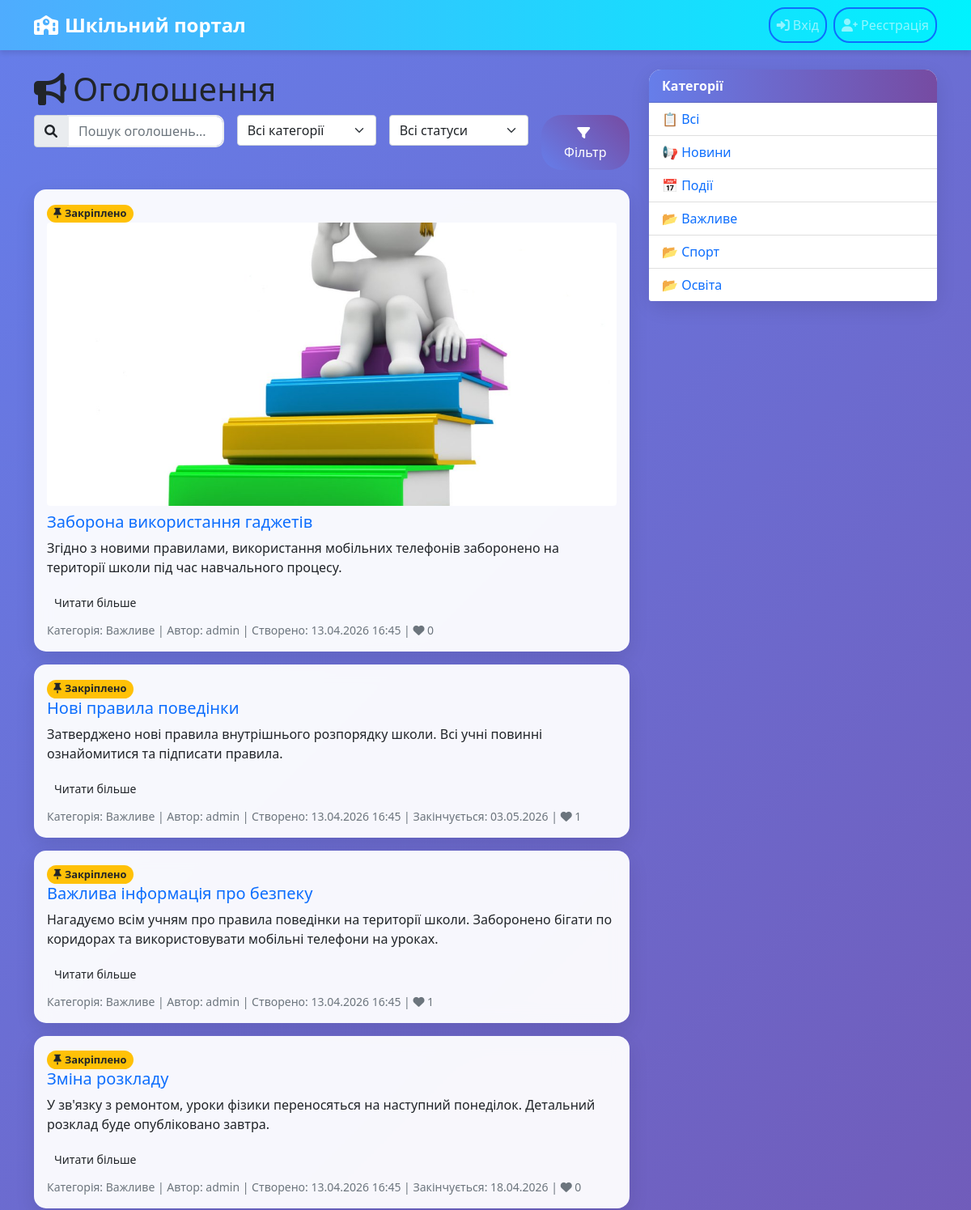
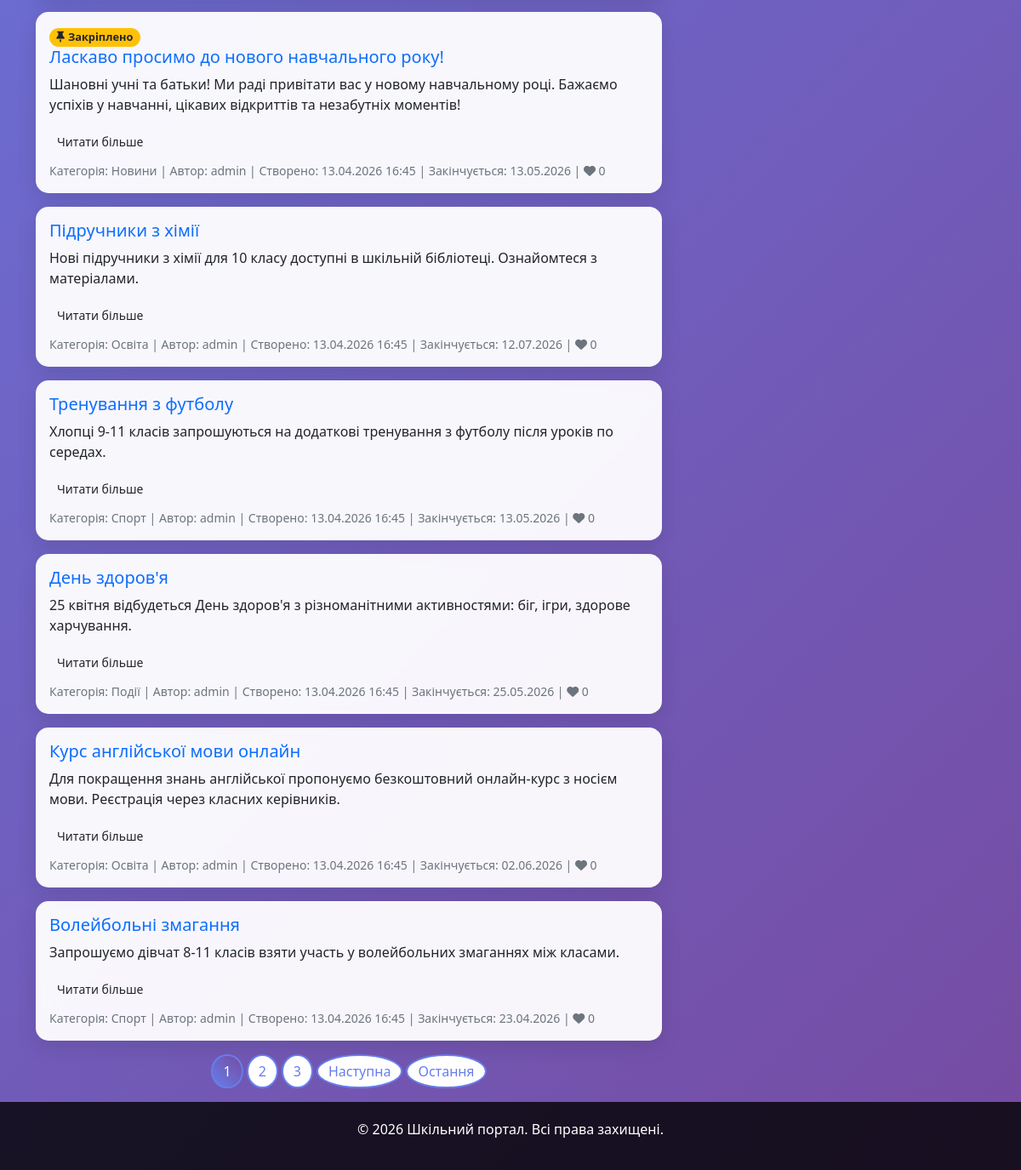
Page /announcements/ on the committed database (2 pictures, top to bottom).
### announcements/models.py (models this page shows, shortened)
class Announcement(models.Model):
    title = models.CharField(max_length=200)
    content = models.TextField()
    category = models.ForeignKey(Category, on_delete=models.CASCADE)
    author = models.ForeignKey(User, on_delete=models.CASCADE)
    created_at = models.DateTimeField(auto_now_add=True)
    updated_at = models.DateTimeField(auto_now=True)
    end_date = models.DateField(null=True, blank=True)
    is_pinned = models.BooleanField(default=False)
    file = models.FileField(upload_to='announcements/', blank=True, null=True)
    image = models.ImageField(upload_to='announcements/images/', blank=True, null=True, verbose_name='Зображення')
    class Meta:
        ordering = ['-is_pinned', '-created_at']

class Category(models.Model):
    name = models.CharField(max_length=100, unique=True)
    description = models.TextField(blank=True)

### announcements/views.py (the view)
# urls.py: path('', views.announcement_list, name='announcement_list'),
def announcement_list(request):
    announcements = Announcement.objects.all()
    categories = Category.objects.all()
    query = request.GET.get('q')
    if query:
        announcements = announcements.filter(
            Q(title__icontains=query) | Q(content__icontains=query)
        )
    category_id = request.GET.get('category')
    if category_id:
        announcements = announcements.filter(category_id=category_id)
    status = request.GET.get('status')
    if status == 'active':
        announcements = announcements.filter(end_date__gte=timezone.now().date())
    elif status == 'expired':
        announcements = announcements.filter(end_date__lt=timezone.now().date())
    paginator = Paginator(announcements, 10)  # 10 объявлений на страницу
    page_number = request.GET.get('page')
    page_obj = paginator.get_page(page_number)
    context = {
        'announcements': page_obj,
        'categories': categories,
        'query': query,
        'selected_category': category_id,
        'status': status,
        'is_admin': request.user.is_authenticated and request.user.groups.filter(name='Admin').exists(),
    }
    return render(request, 'announcements/list.html', context)

### announcements/views.py (called while the page is built)
def validate_number(self, number):
    try:
        number = int(number)
    except (TypeError, ValueError):
        raise PageNotAnInteger("Page number is not an integer")
    if number < 1:
        raise EmptyPage("Page number is less than 1")
    if number > self.num_pages:
        if number == 1 and self.num_pages == 0:
            pass
        else:
            raise EmptyPage("Page number is greater than number of pages")
    return number

### announcements/templates/announcements/list.html (shortened to what this page needs)
{% extends 'announcements/base.html' %}
{% block content %}
<div class="row">
    <div class="col-md-8">
        <h1><i class="fas fa-bullhorn me-2"></i>Оголошення</h1>
        <form method="get" class="mb-4">
            <div class="row g-3">
                <div class="col-md-4">
                    <div class="input-group">
                        <span class="input-group-text"><i class="fas fa-search"></i></span>
                        <input type="text" name="q" class="form-control" placeholder="Пошук оголошень..." value="{{ query|default:'' }}">
                    </div>
                </div>
                <div class="col-md-3">
                    <select name="category" class="form-select">
                        <option value="">Всі категорії</option>
                    </select>
                </div>
                <div class="col-md-3">
                    <select name="status" class="form-select">
                        <option value="">Всі статуси</option>
                    </select>
                </div>
                <div class="col-md-2">
                    <button type="submit" class="btn btn-primary w-100 filter-btn {% if filtered %}active{% endif %}">
                        <i class="fas fa-filter me-1"></i>Фільтр
                    </button>
                </div>
            </div>
        </form>
        {% if announcements %}
            {% for announcement in announcements %}
                <div class="card mb-3 announcement-card {% if announcement.is_pinned %}border-warning{% endif %}">
                    <div class="card-body">
                        {% if announcement.is_pinned %}
                            <span class="badge bg-warning text-dark">
                                <i class="fas fa-thumbtack me-1"></i>Закріплено
                            </span>
                        {% endif %}
                        {% if announcement.image %}
                            <div class="mb-2">
                                <img src="{{ announcement.image.url }}" alt="Зображення оголошення" class="img-fluid rounded w-100" style="max-height:350px;object-fit:cover;">
                            </div>
                        {% endif %}
                        <h5 class="card-title"><a href="{% url 'announcement_detail' announcement.pk %}" class="text-decoration-none">{{ announcement.title }}</a></h5>
                        <p class="card-text">{{ announcement.content|truncatechars:200 }}</p>
                        <a href="{% url 'announcement_detail' announcement.pk %}" class="btn btn-read-more btn-sm mb-2">Читати більше</a>
                        <div class="d-flex justify-content-between align-items-center">
                            <small class="text-muted">
                                Категорія: <span class="category {% if announcement.category.id|stringformat:'s' == selected_category %}active{% endif %}">{{ announcement.category.name }}</span> |
                                Автор: {{ announcement.author.username }} |
                                Створено: {{ announcement.created_at|date:"d.m.Y H:i" }}
                                {% if announcement.end_date %}
                                    | Закінчується: {{ announcement.end_date|date:"d.m.Y" }}
                                {% endif %} |
                                <span class="like-btn {% if user in announcement.likes.all %}liked{% endif %}" data-id="{{ announcement.pk }}">
                                    <i class="fas fa-heart"></i> {{ announcement.likes.count }}
                                </span>
                            </small>
                        </div>
                    </div>
                </div>
            {% endfor %}
        {% else %}
            <div class="empty-state">
                <i class="fas fa-inbox fa-2x mb-2"></i><br>
                Нічого не знайдено 😢
            </div>
        {% endif %}
        {% if announcements.has_other_pages %}
            <nav aria-label="Пагинация оголошень">
                <ul class="pagination justify-content-center">
                    {% for num in announcements.paginator.page_range %}
                        {% if announcements.number == num %}
                            <li class="page-item active"><span class="page-link">{{ num }}</span></li>
                        {% elif num > announcements.number|add:'-3' and num < announcements.number|add:'3' %}
                            <li class="page-item">
                                <a class="page-link" href="?page={{ num }}">{{ num }}</a>
                            </li>
                        {% endif %}
                    {% endfor %}
                    {% if announcements.has_next %}
                        <li class="page-item">
                            <a class="page-link" href="?page={{ announcements.next_page_number }}">Наступна</a>
                        </li>
                        <li class="page-item">
                            <a class="page-link" href="?page={{ announcements.paginator.num_pages }}">Остання</a>
                        </li>
                    {% endif %}
                </ul>
            </nav>
        {% endif %}
    </div>
    <div class="col-md-4">
        <div class="card">
            <div class="card-header">Категорії</div>
            <ul class="list-group list-group-flush">
                <li class="list-group-item{% if not selected_category %} active-category{% endif %}">
                    <span class="category-icon">📋</span>
                    <a href="{% url 'announcement_list' %}" class="text-decoration-none">Всі</a>
                </li>
                {% for category in categories %}
                    <li class="list-group-item{% if category.id|stringformat:'s' == selected_category %} active-category{% endif %}">
                        <span class="category-icon">
                            {% if category.name|lower == 'новини' %}📢{% elif category.name|lower == 'події' %}📅{% elif category.name|lower == 'важливо' %}❗{% else %}📂{% endif %}
                        </span>
                        <a href="?category={{ category.id }}" class="text-decoration-none">{{ category.name }}</a>
                    </li>
                {% endfor %}
            </ul>
        </div>
    </div>
</div>
{% endblock %}

### static/announcements/css/style.css (style rules this page uses)
body { background: linear-gradient(135deg, #667eea 0%, #764ba2 100%); min-height: 100vh; font-family: 'Segoe UI', Tahoma, Geneva, Verdana, sans-serif; }
.card { border: none; border-radius: 15px; box-shadow: 0 8px 25px rgba(0, 0, 0, 0.1); transition: transform 0.3s ease, box-shadow 0.3s ease; background: rgba(255, 255, 255, 0.95); backdrop-filter: blur(10px); }
.card-header { background: linear-gradient(90deg, #667eea 0%, #764ba2 100%); color: white; border-radius: 15px 15px 0 0 !important; font-weight: bold; }
.btn-primary { background: linear-gradient(45deg, #667eea, #764ba2); border: none; border-radius: 25px; padding: 10px 20px; transition: all 0.3s ease; }
.form-control { border-radius: 10px; border: 2px solid #e9ecef; transition: border-color 0.3s ease; }
.badge { border-radius: 20px; font-size: 0.8rem; }
.pagination .page-link { border-radius: 50% !important; margin: 0 5px; border: 2px solid #667eea; color: #667eea; }
.pagination .page-item.active .page-link { background: linear-gradient(45deg, #667eea, #764ba2); border-color: #667eea; }
.card { animation: fadeIn 0.5s ease-out; }

### rows in the picture
Announcement: is_pinned True (drawn), image (picture), title "Заборона використання гаджетів", content "Згідно з новими правилами, використання мобільних телефонів заборонено на території школи під час навчального процесу.", category.name "Важливе", author.username "admin", created_at "13.04.2026 16:45", likes.count "0"
Announcement: is_pinned True (drawn), title "Нові правила поведінки", content "Затверджено нові правила внутрішнього розпорядку школи. Всі учні повинні ознайомитися та підписати правила.", category.name "Важливе", author.username "admin", created_at "13.04.2026 16:45", end_date "03.05.2026", likes.count "1"
Announcement: is_pinned True (drawn), title "Важлива інформація про безпеку", content "Нагадуємо всім учням про правила поведінки на території школи. Заборонено бігати по коридорах та використовувати мобільні телефони на уроках.", category.name "Важливе", author.username "admin", created_at "13.04.2026 16:45", likes.count "1"
Announcement: is_pinned True (drawn), title "Зміна розкладу", content "У зв'язку з ремонтом, уроки фізики переносяться на наступний понеділок. Детальний розклад буде опубліковано завтра.", category.name "Важливе", author.username "admin", created_at "13.04.2026 16:45", end_date "18.04.2026", likes.count "0"
Announcement: is_pinned True (drawn), title "Ласкаво просимо до нового навчального року!", content "Шановні учні та батьки! Ми раді привітати вас у новому навчальному році. Бажаємо успіхів у навчанні, цікавих відкриттів та незабутніх моментів!", category.name "Новини", author.username "admin", created_at "13.04.2026 16:45", end_date "13.05.2026", likes.count "0"
Announcement: title "Підручники з хімії", content "Нові підручники з хімії для 10 класу доступні в шкільній бібліотеці. Ознайомтеся з матеріалами.", category.name "Освіта", author.username "admin", created_at "13.04.2026 16:45", end_date "12.07.2026", likes.count "0"
Announcement: title "Тренування з футболу", content "Хлопці 9-11 класів запрошуються на додаткові тренування з футболу після уроків по середах.", category.name "Спорт", author.username "admin", created_at "13.04.2026 16:45", end_date "13.05.2026", likes.count "0"
Announcement: title "День здоров'я", content "25 квітня відбудеться День здоров'я з різноманітними активностями: біг, ігри, здорове харчування.", category.name "Події", author.username "admin", created_at "13.04.2026 16:45", end_date "25.05.2026", likes.count "0"
Announcement: title "Курс англійської мови онлайн", content "Для покращення знань англійської пропонуємо безкоштовний онлайн-курс з носієм мови. Реєстрація через класних керівників.", category.name "Освіта", author.username "admin", created_at "13.04.2026 16:45", end_date "02.06.2026", likes.count "0"
Announcement: title "Волейбольні змагання", content "Запрошуємо дівчат 8-11 класів взяти участь у волейбольних змаганнях між класами.", category.name "Спорт", author.username "admin", created_at "13.04.2026 16:45", end_date "23.04.2026", likes.count "0"
Category: name "Новини"
Category: name "Події"
Category: name "Важливе"
Category: name "Спорт"
Category: name "Освіта"

### other values in the picture
{{ num }} "1"
{{ num }} "2" "3"
